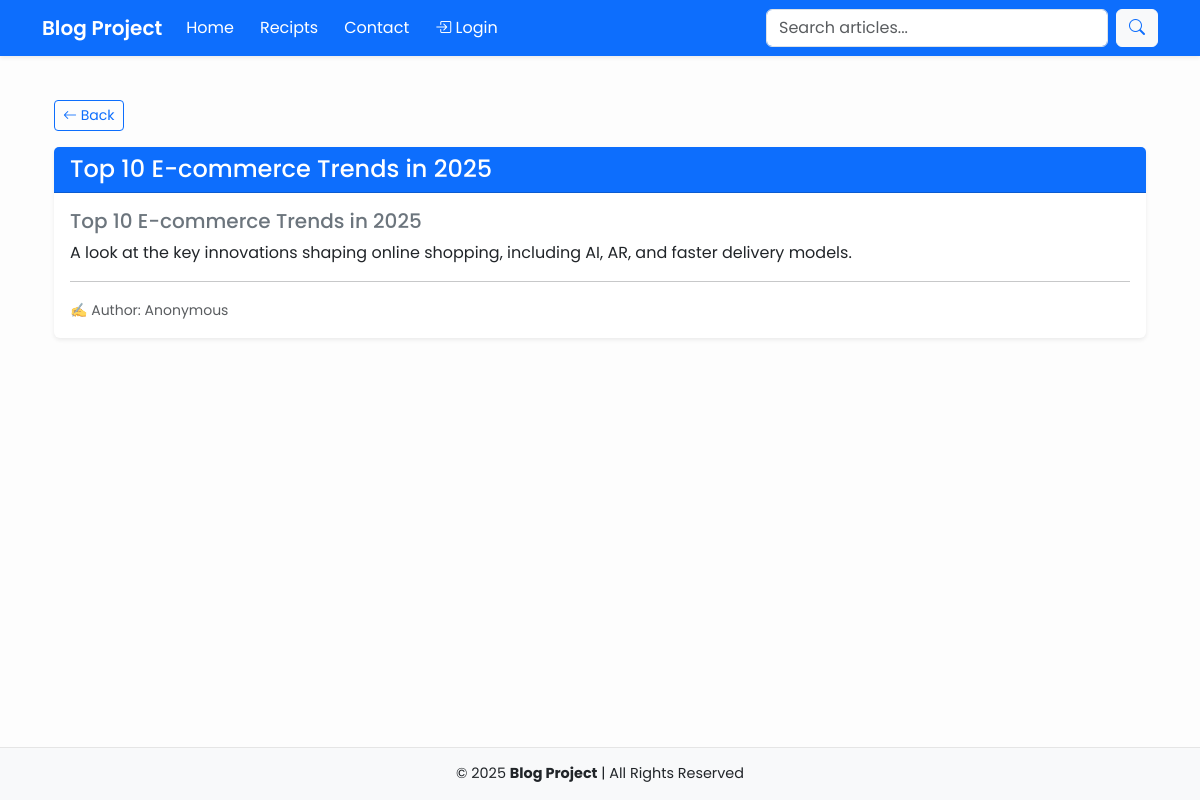
Screenshot of /articles/top-10-e-commerce-trends-in-2025/ with the database file from the repository.
### articles/models.py (models this page shows, shortened)
class Article(models.Model):
    user = models.ForeignKey(User, blank=True, null=True, on_delete=models.CASCADE)
    title = models.CharField(max_length=255)
    slug = models.SlugField(max_length=255, blank=True, null=True)
    content = models.TextField()
    created_at = models.DateTimeField(auto_now_add=True)
    updated_at = models.DateTimeField(auto_now=True)
    publish = models.DateField(null=True, blank=True)
    objects = ArticleManager()

### articles/views.py (the view)
# urls.py: path("<slug:slug>/", articles_detail_view, name="article-detail"),
def articles_detail_view(request, slug):
    if slug is not None:
        article_obj = get_object_or_404(Article, slug=slug)
    context = {
        "object":article_obj
    }
    return render(request, "articles/detail.html", context)

### articles/models.py (called while the page is built)
    def get_queryset(self):
        return ArticleQuerySet(self.model, using=self._db)

### articles/templates/articles/detail.html
{% extends "layout/base.html" %} {% block content %}
<div class="container mt-4">
  <div class="d-flex align-items-center mb-3">
    <button
      class="btn btn-outline-primary btn-sm"
      onclick="window.history.back()"
    >
      <i class="bi bi-arrow-left"></i> Back
    </button>
  </div>
  <div class="card shadow-sm border-0">
    <div class="card-header bg-primary text-white">
      <h4 class="mb-0">{{ object.title }}</h4>
    </div>
    <div class="card-body">
      <h5 class="card-title text-secondary">{{ object.title }}</h5>
      <p class="card-text">{{ object.content }}</p>
      <hr />
      <p class="card-text">
        <small class="text-muted"
          >✍️ Author: {{ object.user|default:"Anonymous" }}
        </small>
      </p>
    </div>
  </div>
</div>
{% endblock content %}

### templates/layout/base.html (style rules this page uses)
html, body { height: 100%; }
body { font-family: "Poppins", sans-serif; display: flex; flex-direction: column; background-color: #fdfdfd; }

### rows the page displays
Article: title "Top 10 E-commerce Trends in 2025", content "A look at the key innovations shaping online shopping, including AI, AR, and faster delivery models.", user "Anonymous"

### other values shown
{{ year|default:2025 }} "2025"
